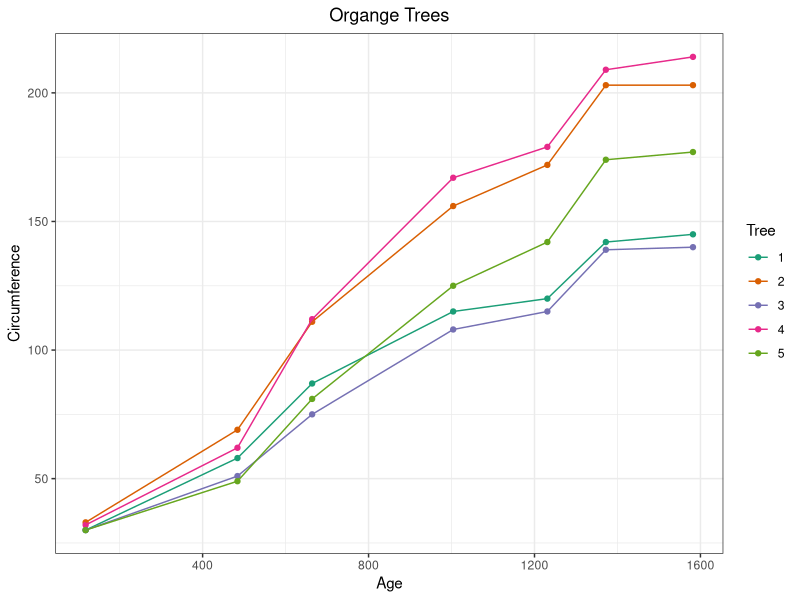

R code for this plot:
## ---- chunk 1
#Write your own function to convert between any two units. The function should take two arguments, a number, and an argument specifying the direction of the conversion. Include your function with documentation string (description of arguments and how the function works) in an R-markdown or .R file.

#Converts grams to pounds or pounds to grams
#number = weight in grams or pounds
#direction = native units (g or lbs)
#1 gram = 0.00220462 pounds
g_lbs <- function(number, direction){
  if (direction == "g") {
    result = round(number*0.00220462, 6)
    return(paste(result, "lbs"))
  }
  else if(direction =="lbs"){
    result = round(number/0.00220462, 2) 
    return(paste(result, "g"))
  }
  else{
    return("Error: please input direction as g or lbs")
  }
}

g_lbs(137, "g") #Expected result is 0.302033
g_lbs(493, "lbs") #Expected result is 223621
## ---- chunk 2
#Load a builtin dataframe, you can see the list with data(). Use the summary function to write a short description of some interesting aspects of the dataframe. Write your results in an R-markdown file.

#loading librarys
library("ggplot2")

#Summary of Orange data
summary(Orange)
#Storing Orange data in dataframe to view in Rstudio
Orange_df <- data.frame(Orange)
#Factoring tree variable to order in graph
Orange_df$Tree <- factor(c(Orange_df$Tree), levels = c("1", "2", "3", "4", "5"))
#Plotting Orange data
ggplot(data= Orange_df, aes(x=`age`, y=`circumference`, color = `Tree`)) +
  geom_point() + #Adds point
  geom_line() + #Adds line
  theme_bw() + #Changes theme of graph
  ggtitle("Organge Trees") +
  theme(plot.title = element_text(hjust = 0.5)) + 
  xlab("Age") + 
  ylab("Circumference") +
  scale_color_brewer(palette="Dark2") #Changing colors on graph

#The 'Orange' dataset measures 5 tree's circumference over time. There are 7 data points across time for each tree. Circumference in the orange trees increases with age. Tree 1 and 3 are the smallest, with the final circumference <150. Tree 4 is has the largest circumference at 214. 

